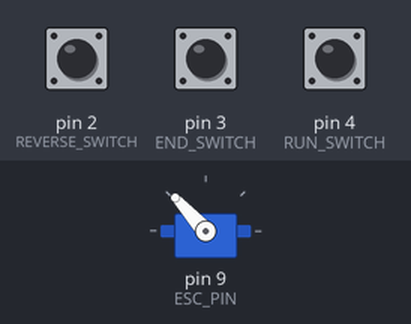
Bench run of a program on a simulated Arduino Nano, built with avr-gcc and run on an emulated ATmega328P. On the bench: servo. The test bench sets the inputs (shaded band); at power-on: pin 2 (REVERSE_SWITCH) HIGH, pin 3 (END_SWITCH) HIGH, pin 4 (RUN_SWITCH) HIGH.

Above: at 1.2 s.
1.3 s: pin 2 (REVERSE_SWITCH) pulled LOW for 0.15 s
At 1.6 s:
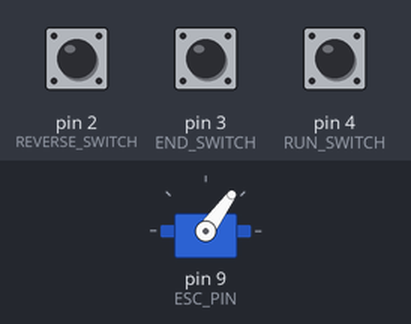
2.9 s: pin 3 (END_SWITCH) pulled LOW for 0.15 s
At 4.0 s:
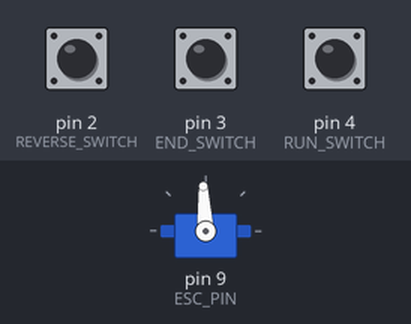
4.5 s: pin 2 (REVERSE_SWITCH) pulled LOW for 1 s
At 5.2 s:
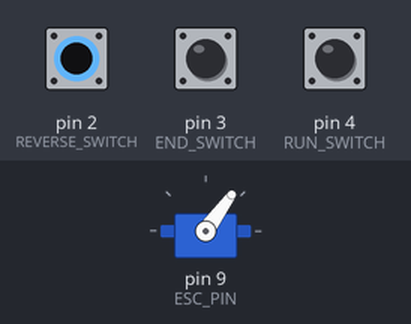
7.0 s: pin 3 (END_SWITCH) pulled LOW for 1 s
At 8.3 s:
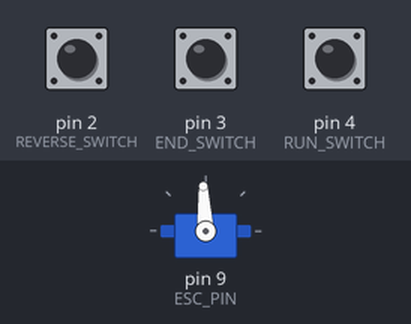
Timing chart, 0 to 10.0 s (numbered marks = the images above; inputs shaded):
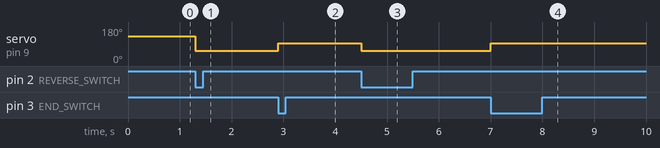

Measured:
- after the input at 1.3 s, servo on pin 9 (ESC_PIN): 132° → 54° at once
- after the input at 2.9 s, servo on pin 9 (ESC_PIN): 54° → 93° at once
- after the input at 4.5 s, servo on pin 9 (ESC_PIN): 93° → 54° at once
- after the input at 7.0 s, servo on pin 9 (ESC_PIN): 54° → 93° at once

The program:

main.cpp
```cpp
#include <Arduino.h>
#include <Servo.h>

#define REVERSE_SWITCH 2
#define END_SWITCH 3
#define RUN_SWITCH 4
#define ESC_PIN 9
#define THROTTLE_MIN 1100
#define THROTTLE_MAX 1900
#define THROTTLE_OFF 1500

Servo esc;

void reverse()
{
  esc.writeMicroseconds(THROTTLE_MIN);
}

void forward()
{
  esc.writeMicroseconds(THROTTLE_MAX);
}

void stop()
{
  esc.writeMicroseconds(THROTTLE_OFF);
}

void setup()
{
  pinMode(REVERSE_SWITCH, INPUT_PULLUP);
  pinMode(END_SWITCH, INPUT_PULLUP);
  pinMode(RUN_SWITCH, INPUT);

  attachInterrupt(digitalPinToInterrupt(REVERSE_SWITCH), reverse, FALLING);
  attachInterrupt(digitalPinToInterrupt(END_SWITCH), stop, FALLING);

  esc.attach(ESC_PIN);
  stop();

  while (!digitalRead(RUN_SWITCH))
    ;
  forward();
}

void loop() {}
```
